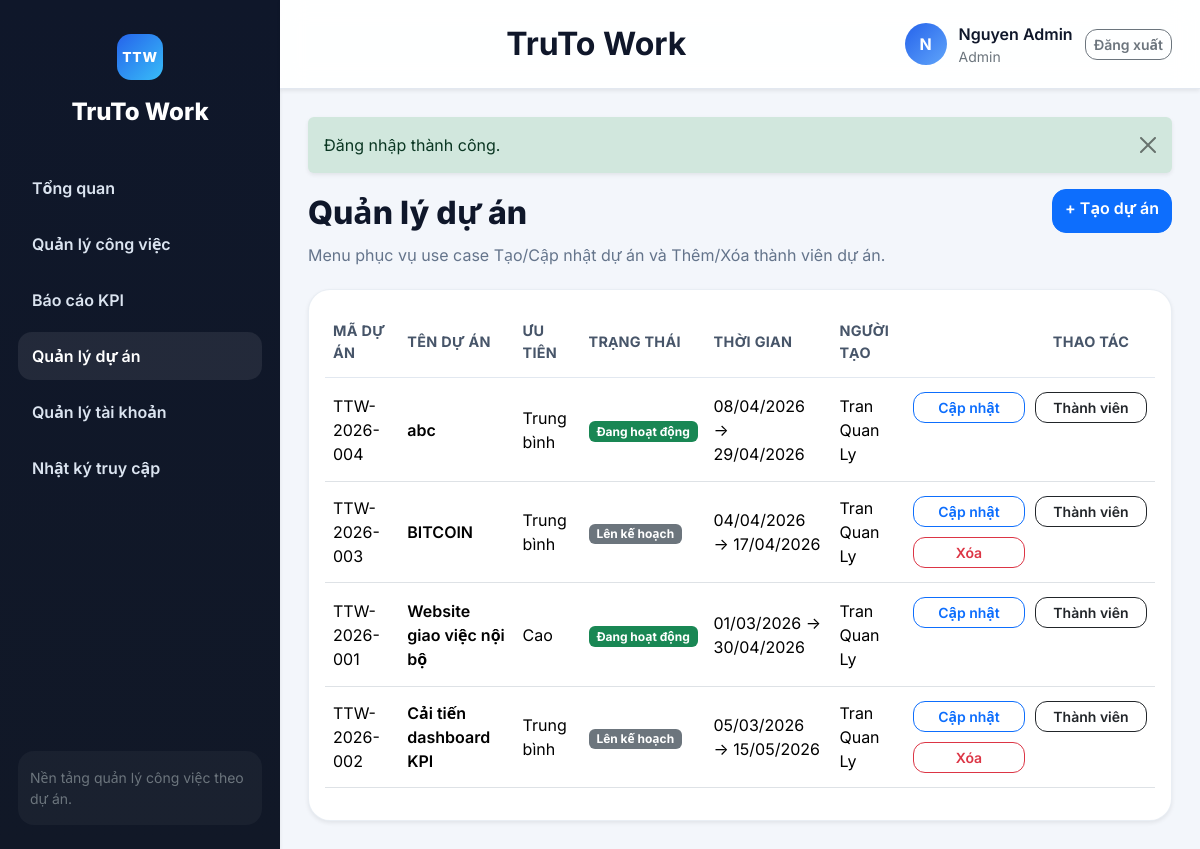
The app's page /index.php?route=du_an/index (signed in) with its own data.
### tables this page shows
CREATE TABLE `tai_khoan` (
  `id` int(11) NOT NULL,
  `name` varchar(150) NOT NULL,
  `email` varchar(150) NOT NULL,
  `password` varchar(255) NOT NULL,
  `role` enum('admin','manager','employee') NOT NULL DEFAULT 'employee',
  `department` varchar(100) DEFAULT NULL,
  `status` enum('active','inactive') NOT NULL DEFAULT 'active',
  `created_at` datetime NOT NULL
);

CREATE TABLE `du_an` (
  `id` int(11) NOT NULL,
  `code` varchar(50) NOT NULL,
  `name` varchar(150) NOT NULL,
  `description` text DEFAULT NULL,
  `start_date` date DEFAULT NULL,
  `end_date` date DEFAULT NULL,
  `priority` enum('low','medium','high') NOT NULL DEFAULT 'medium',
  `status` enum('planning','active','completed') NOT NULL DEFAULT 'active',
  `created_by` int(11) NOT NULL,
  `created_at` datetime NOT NULL
);

### app/core/BaseController.php (called while the page is built, shortened)
<?php
abstract class BaseController
{
    protected function render(string $view, array $data = [], string $title = APP_NAME): void
    {
        extract($data);
        $viewFile = VIEW_PATH . '/' . $view . '.php';
        require $viewFile;
        $content = ob_get_clean();
        require VIEW_PATH . '/layouts/main.php';
    }
}

### app/controllers/ProjectController.php (called while the page is built, shortened)
<?php
class ProjectController extends BaseController
{
    public function index(): void
    {
        $du_an = (new Project())->forUser(Auth::user());
        $this->render('du_an/index', ['du_an' => $du_an], 'Quản lý dự án');
    }
}

### app/core/helpers.php (called while the page is built, shortened)
<?php
function e(?string $value): string
{
    return htmlspecialchars((string) $value, ENT_QUOTES, 'UTF-8');
}
function route_url(string $route, array $params = []): string
{
    $query = array_merge(['route' => $route], $params);
    return 'index.php?' . http_build_query($query);
}
function consume_flash(): ?array
{
    $flash = $_SESSION['flash'];
    return $flash;
}
function current_user(): ?array
{
    return Auth::user();
}
function status_label(string $status): string
{
    return match ($status) {
        'new' => 'Mới tạo',
        'assigned' => 'Đã phân công',
        'in_progress' => 'Đang thực hiện',
        'blocked' => 'Bị chặn',
        'submitted' => 'Chờ duyệt',
        'approved' => 'Đã duyệt',
        'redo' => 'Yêu cầu làm lại',
        'active' => 'Đang hoạt động',
        'inactive' => 'Ngưng hoạt động',
        'planning' => 'Lên kế hoạch',
        'completed' => 'Hoàn thành',
        default => ucfirst($status),
    };
}
function status_badge_class(string $status): string
{
    return match ($status) {
        'active', 'approved', 'completed' => 'success',
        'new' => 'secondary',
        'assigned' => 'info',
        'in_progress' => 'primary',
        'blocked' => 'warning',
        'submitted' => 'dark',
        'redo' => 'danger',
        'planning', 'inactive' => 'secondary',
        default => 'secondary',
    };
}
function priority_label(string $priority): string
{
    return match ($priority) {
        'low' => 'Thấp',
        'medium' => 'Trung bình',
        'high' => 'Cao',
        default => ucfirst($priority),
    };
}
function role_label(string $role): string
{
    return match ($role) {
        'admin' => 'Admin',
        'manager' => 'Trưởng nhóm',
        'employee' => 'Nhân viên',
        default => ucfirst($role),
    };
}
function format_date(?string $value): string
{
    $time = strtotime($value);
    return date('d/m/Y', $time);
}
function active_menu(string $routePrefix): string
{
    $route = (string) ($_GET['route'] ?? 'dashboard/index');
    return str_starts_with($route, $routePrefix) ? 'is-active' : '';
}
function project_can_delete(array $project, ?array $user = null): bool
{
    $user = $user ?? current_user();
    return ($project['status'] ?? '') === 'planning';
}

### app/bootstrap.php (called while the page is built, shortened)
<?php
spl_autoload_register(function (string $class): void {
    $prefix = 'App\\';
    $relative = substr($class, strlen($prefix));
    $relativePath = str_replace('\\', '/', $relative);
    $file = APP_PATH . '/' . strtolower(dirname($relativePath)) . '/' . basename($relativePath) . '.php';
});
require APP_PATH . '/core/helpers.php';

### app/core/Database.php (called while the page is built, shortened)
<?php
final class Database
{
    private static ?PDO $instance = null;
    public static function connection(): PDO
    {
        if (self::$instance === null) {
            $dsn = 'mysql:host=' . DB_HOST . ';port=' . DB_PORT . ';dbname=' . DB_NAME . ';charset=utf8';
            try {
                self::$instance = new PDO($dsn, DB_USER, DB_PASS, [
                    PDO::ATTR_ERRMODE => PDO::ERRMODE_EXCEPTION,
                    PDO::ATTR_DEFAULT_FETCH_MODE => PDO::FETCH_ASSOC,
                    PDO::MYSQL_ATTR_INIT_COMMAND => 'SET NAMES utf8 COLLATE utf8_general_ci',
                ]);
            } catch (PDOException $exception) {
                http_response_code(500);
                exit('Không thể kết nối MySQL. Kiểm tra lại file app/config/config.php và import CSDL.');
            }
        }
        return self::$instance;
    }
}

### app/models/BaseModel.php (called while the page is built, shortened)
<?php
abstract class BaseModel
{
    public function __construct()
    {
        $this->db = Database::connection();
    }
}

### app/models/User.php (called while the page is built, shortened)
<?php
class User extends BaseModel
{
    public function find(int $id): ?array
    {
        $stmt = $this->db->prepare('SELECT * FROM tai_khoan WHERE id = :id LIMIT 1');
        $stmt->execute(['id' => $id]);
        return $stmt->fetch() ?: null;
    }
}

### app/core/Auth.php (called while the page is built, shortened)
<?php
final class Auth
{
    public static function user(): ?array
    {
        return (new User())->find((int) $_SESSION['user_id']);
    }
}

### app/models/Project.php (called while the page is built, shortened)
<?php
class Project extends BaseModel
{
    public function forUser(array $user): array
    {
        if ($user['role'] === 'admin') {
            return $this->all();
        }
        $stmt = $this->db->prepare(
            'SELECT p.*, u.name AS creator_name
             FROM du_an p
             INNER JOIN thanh_vien_du_an pm ON pm.project_id = p.id AND pm.user_id = :uid
             LEFT JOIN tai_khoan u ON u.id = p.created_by
             ORDER BY p.created_at DESC'
        );
        $stmt->execute(['uid' => $user['id']]);
        return $stmt->fetchAll();
    }
    public function all(): array
    {
        $sql = 'SELECT p.*, u.name AS creator_name
                FROM du_an p
                LEFT JOIN tai_khoan u ON u.id = p.created_by
                ORDER BY p.created_at DESC';
        return $this->db->query($sql)->fetchAll();
    }
}

### app/views/du_an/index.php (the view, shortened to what this page needs)
<div class="section-header">
    <div>
        <div class="section-title">Quản lý dự án</div>
        <p class="section-desc">Menu phục vụ use case Tạo/Cập nhật dự án và Thêm/Xóa thành viên dự án.</p>
    </div>
    <a href="<?= e(route_url('du_an/create')) ?>" class="btn btn-primary">+ Tạo dự án</a>
</div>
<div class="card border-0 shadow-sm">
    <div class="card-body table-responsive">
        <table class="table align-middle">
            <thead>
                <tr>
                    <th>Mã dự án</th>
                    <th>Tên dự án</th>
                    <th>Ưu tiên</th>
                    <th>Trạng thái</th>
                    <th>Thời gian</th>
                    <th>Người tạo</th>
                    <th class="project-actions-head"><span class="project-actions-head-grid"><span class="project-actions-head-label">Thao tác</span></span></th>
                </tr>
            </thead>
            <tbody>
            <?php foreach ($du_an as $project): ?>
                <tr>
                    <td><?= e($project['code']) ?></td>
                    <td>
                        <div class="fw-semibold"><?= e($project['name']) ?></div>
                    </td>
                    <td><?= e(priority_label($project['priority'])) ?></td>
                    <td><span class="badge text-bg-<?= e(status_badge_class($project['status'])) ?>"><?= e(status_label($project['status'])) ?></span></td>
                    <td><?= e(format_date($project['start_date'])) ?> → <?= e(format_date($project['end_date'])) ?></td>
                    <td><?= e($project['creator_name']) ?></td>
                    <td class="project-actions-cell">
                        <div class="project-actions-grid">
                            <div class="project-action-slot">
                                <a class="btn btn-sm btn-outline-primary w-100" href="<?= e(route_url('du_an/edit', ['id' => $project['id']])) ?>">Cập nhật</a>
                            </div>
                            <div class="project-action-slot">
                                <a class="btn btn-sm btn-outline-dark w-100" href="<?= e(route_url('du_an/members', ['id' => $project['id']])) ?>">Thành viên</a>
                            </div>
                            <div class="project-action-slot">
                                <?php if (project_can_delete($project)): ?>
                                    <form method="post" action="<?= e(route_url('du_an/destroy', ['id' => $project['id']])) ?>" onsubmit="return confirm('Bạn có chắc muốn xóa dự án này không?');">
                                        <button type="submit" class="btn btn-sm btn-outline-danger w-100">Xóa</button>
                                    </form>
                                <?php else: ?>
                                    <span class="project-action-placeholder"></span>
                                <?php endif; ?>
                            </div>
                        </div>
                    </td>
                </tr>
            <?php endforeach; ?>
            </tbody>
        </table>
    </div>
</div>

### app/views/layouts/main.php (shortened to what this page needs)
<?php
$flash = consume_flash();
$authUser = current_user();
$currentRoute = (string) ($_GET['route'] ?? ($authUser ? 'dashboard/index' : 'home/index'));
$isPublicPage = !$authUser && str_starts_with($currentRoute, 'home/');
$isLoginPage = !$authUser && str_starts_with($currentRoute, 'auth/');
?>
<!doctype html>
<html lang="vi">
<head>
    <link href="https://cdn.jsdelivr.net/npm/bootstrap@5.3.3/dist/css/bootstrap.min.css" rel="stylesheet">
    <link href="assets/css/app.css?v=20260404a" rel="stylesheet">
</head>
<body>
<?php if ($isPublicPage): ?>
    <div class="public-site-shell">
        <header class="public-header">
            <div class="public-container public-header-inner">
                <a class="brand-public" href="<?= e(route_url('home/index')) ?>">
                    <span class="brand-public-mark">TTW</span>
                    <span>
                        <strong>TruTo Work</strong>
                        <small>Quản lý công việc theo dự án</small>
                    </span>
                </a>
                <nav class="public-nav">
                    <a class="<?= $currentRoute === 'home/index' ? 'is-active' : '' ?>" href="<?= e(route_url('home/index')) ?>">Trang chủ</a>
                    <a class="<?= $currentRoute === 'home/about' ? 'is-active' : '' ?>" href="<?= e(route_url('home/about')) ?>">Giới thiệu</a>
                    <a href="<?= e(route_url('auth/login')) ?>">Đăng nhập</a>
                </nav>
            </div>
        </header>
        <main class="public-main">
            <div class="public-container">
                <?php if ($flash): ?>
                    <div class="alert alert-<?= e($flash['type']) ?> alert-dismissible fade show shadow-sm border-0 mt-3">
                        <?= e($flash['message']) ?>
                        <button type="button" class="btn-close" data-bs-dismiss="alert"></button>
                    </div>
                <?php endif; ?>
                <?= $content ?>
            </div>
        </main>
        <footer class="public-footer">
            <div class="public-container public-footer-inner">
                <span>TruTo Work</span>
            </div>
        </footer>
    </div>
<?php else: ?>
    <div class="app-shell">
        <aside class="sidebar shadow-sm">
            <div class="sidebar-brand">
                <div class="brand-icon">TTW</div>
                <div class="brand-title">TruTo Work</div>
            </div>
            <nav class="sidebar-menu">
                <a class="menu-link <?= e(active_menu('dashboard/')) ?>" href="<?= e(route_url('dashboard/index')) ?>">
                    <span>Tổng quan</span>
                </a>
                <a class="menu-link <?= e(active_menu('cong_viec/')) ?>" href="<?= e(route_url('cong_viec/index')) ?>">
                    <span>Quản lý công việc</span>
                </a>
                <a class="menu-link <?= e(active_menu('kpi/')) ?>" href="<?= e(route_url('kpi/index')) ?>">
                    <span>Báo cáo KPI</span>
                </a>
                <?php if (in_array($authUser['role'], ['admin', 'manager'], true)): ?>
                    <a class="menu-link <?= e(active_menu('du_an/')) ?>" href="<?= e(route_url('du_an/index')) ?>">
                        <span>Quản lý dự án</span>
                    </a>
                <?php endif; ?>
                <?php if ($authUser['role'] === 'admin'): ?>
                    <a class="menu-link <?= e(active_menu('tai_khoan/')) ?>" href="<?= e(route_url('tai_khoan/index')) ?>">
                        <span>Quản lý tài khoản</span>
                    </a>
                    <a class="menu-link <?= e(active_menu('nhat_ky/')) ?>" href="<?= e(route_url('nhat_ky/index')) ?>">
                        <span>Nhật ký truy cập</span>
                    </a>
                <?php endif; ?>
            </nav>
            <div class="sidebar-footer">
                <div class="small text-secondary">Nền tảng quản lý công việc theo dự án.</div>
            </div>
        </aside>
        <div class="main-shell">
            <header class="topbar shadow-sm">
                <div class="page-info">
                    <div class="page-label">TruTo Work</div>
                </div>
                <div class="topbar-user">
                    <div class="avatar-badge"><?= e(strtoupper(substr($authUser['name'], 0, 1))) ?></div>
                    <div>
                        <div class="fw-semibold"><?= e($authUser['name']) ?></div>
                        <div class="small text-secondary"><?= e(role_label($authUser['role'])) ?></div>
                    </div>
                    <a class="btn btn-outline-secondary btn-sm" href="<?= e(route_url('auth/logout')) ?>">Đăng xuất</a>
                </div>
            </header>
            <main class="content-shell">
                <?php if ($flash): ?>
                    <div class="alert alert-<?= e($flash['type']) ?> alert-dismissible fade show shadow-sm border-0">
                        <?= e($flash['message']) ?>
                        <button type="button" class="btn-close" data-bs-dismiss="alert"></button>
                    </div>
                <?php endif; ?>
                <?= $content ?>
            </main>
        </div>
    </div>
<?php endif; ?>
</body>
</html>

### records on screen
tai_khoan: name "N", name "Nguyen Admin", role "Admin"
du_an: code "TTW-2026-004", name "abc", priority "Trung bình", status "Đang hoạt động", start_date "08/04/2026", end_date "29/04/2026", created_by.name "Tran Quan Ly"
du_an: code "TTW-2026-003", name "BITCOIN", priority "Trung bình", status "Lên kế hoạch", start_date "04/04/2026", end_date "17/04/2026", created_by.name "Tran Quan Ly"
du_an: code "TTW-2026-001", name "Website giao việc nội bộ", priority "Cao", status "Đang hoạt động", start_date "01/03/2026", end_date "30/04/2026", created_by.name "Tran Quan Ly"
du_an: code "TTW-2026-002", name "Cải tiến dashboard KPI", priority "Trung bình", status "Lên kế hoạch", start_date "05/03/2026", end_date "15/05/2026", created_by.name "Tran Quan Ly"

### other values on screen
$flash['message'] "Đăng nhập thành công."
